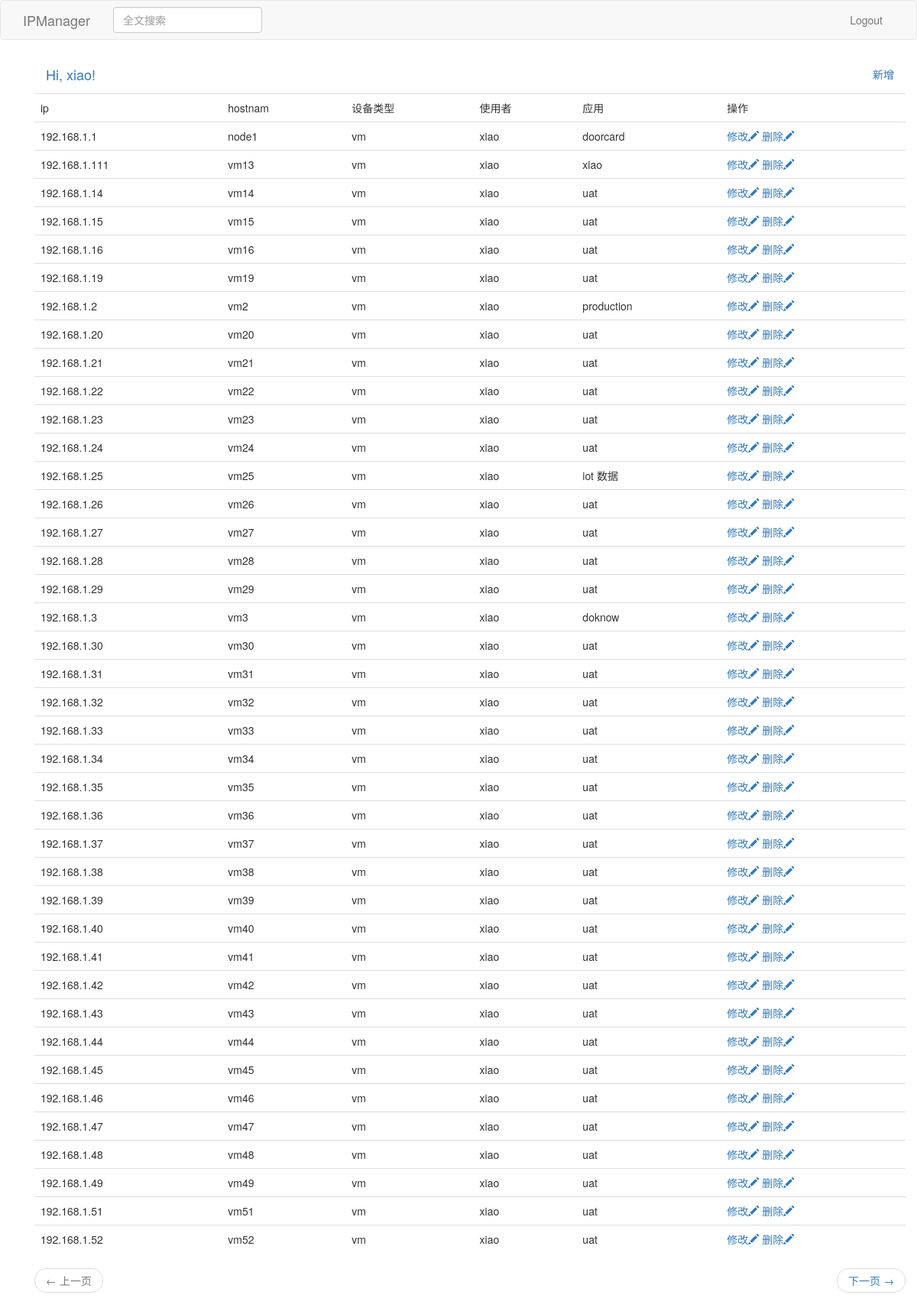
The page /index (signed in) on the database its author committed.
### app/models.py (models this page shows, shortened)
class User(UserMixin, db.Model):
    id = db.Column(db.Integer, primary_key=True)
    username = db.Column(db.String(64), index=True, unique=True)
    email = db.Column(db.String(120), index=True, unique=True)
    password_hash = db.Column(db.String(128))
    role = db.Column(db.String(64), index=True)

class SearchableMixin(object):
    @classmethod
    def search(cls, expression, page, per_page):
        ids, total = query_index(cls.__tablename__, expression, page, per_page)
        if total == 0:
            return cls.query.filter_by(id=0), 0
        when = []
        for i in range(len(ids)):
            when.append((ids[i], i))
        return cls.query.filter(cls.id.in_(ids)).order_by(
            db.case(when, value=cls.id)), total

class Ipinfo(SearchableMixin, db.Model):
    __searchable__ = ['ip', 'hostname', 'device_type', 'user', 'project']
    id = db.Column(db.Integer, primary_key=True)
    ip = db.Column(db.String(64), index=True, unique=True)
    hostname = db.Column(db.String(64))
    device_type = db.Column(db.String(64))
    user = db.Column(db.String(64))
    project = db.Column(db.String(128))

### app/routes.py (the view)
@app.route('/', methods=['GET', 'POST'])
@app.route('/index', methods=['GET', 'POST'])
@login_required
def index():
    page = request.args.get('page', 1, type=int)
    ipinfos = Ipinfo.query.order_by(Ipinfo.ip.asc()).paginate(
        page, app.config['POSTS_PER_PAGE'], False)
    next_url = url_for('index', page=ipinfos.next_num) \
        if ipinfos.has_next else None
    prev_url = url_for('index', page=ipinfos.prev_num) \
        if ipinfos.has_prev else None
    return render_template("index.html", title='Home Page', ipinfos=ipinfos.items, next_url=next_url,
                           prev_url=prev_url)

### app/forms.py
class SearchForm(FlaskForm):
    q = StringField('全文搜索', validators=[DataRequired()])
    def __init__(self, *args, **kwargs):
        if 'formdata' not in kwargs:
            kwargs['formdata'] = request.args
        if 'csrf_enabled' not in kwargs:
            kwargs['csrf_enabled'] = False
        super(SearchForm, self).__init__(*args, **kwargs)

### app/models.py (called while the page is built)
@login.user_loader
def load_user(id):
    return User.query.get(int(id))

### app/routes.py (called while the page is built)
@app.before_request
def before_request():
    if current_user.is_authenticated:
        g.search_form = SearchForm()

### app/templates/index.html (shortened to what this page needs)
{% extends "base.html" %}
{% block app_content %}
    <div class="container">
        <div class="navbar-header">
            <a class="navbar-brand">Hi, {{ current_user.username }}!</a>
        </div>
        <div class="collapse navbar-collapse" id="bs-example-navbar-collapse-1">
            <ul class="nav navbar-nav navbar-right">
                <li><a href= "{{ url_for('ip_add') }}">新增</a></li>
            </ul>
        </div>
        <div>
                <table class="table table-hover">
                    <tr>
                        <td>ip</td>
                        <td>hostnam</td>
                        <td>设备类型</td>
                        <td>使用者</td>
                        <td>应用</td>
                        <td>操作</td>
                    </tr>
                {% for ipinfo in ipinfos %}
                    {% include '_ip.html' %}
                {% endfor %}
                </table>
        </div>
        <div>
                <nav aria-label="...">
                        <ul class="pager">
                            <li class="previous{% if not prev_url %} disabled{% endif %}">
                                <a href="{{ prev_url or '#' }}">
                                    <span aria-hidden="true">&larr;</span> 上一页
                                </a>
                            </li>
                            <li class="next{% if not next_url %} disabled{% endif %}">
                                <a href="{{ next_url or '#' }}">
                                    下一页 <span aria-hidden="true">&rarr;</span>
                                </a>
                            </li>
                        </ul>
                </nav>
        </div>
    </div>
{% endblock %}

### app/templates/_ip.html
        <tr>
            <td>{{ ipinfo.ip }}</td>
            <td>{{ ipinfo.hostname }}</td>
            <td>{{ ipinfo.device_type }}</td>
            <td>{{ ipinfo.user }}</td>
            <td>{{ ipinfo.project }}</td>
            <td>
                <a data-id={{ ipinfo.id }} onclick="Edit(this)">修改<span class="glyphicon glyphicon-pencil"></span></a>
                <a data-id={{ ipinfo.id }} onclick="Delete(this)">删除<span class="glyphicon glyphicon-pencil"></span></a>
            </td>
        </tr>

### rows shown on the page
User: username "xiao"
Ipinfo: ip "192.168.1.1", hostname "node1", device_type "vm", user "xiao", project "doorcard"
Ipinfo: ip "192.168.1.111", hostname "vm13", device_type "vm", user "xiao", project "xiao"
Ipinfo: ip "192.168.1.14", hostname "vm14", device_type "vm", user "xiao", project "uat"
Ipinfo: ip "192.168.1.15", hostname "vm15", device_type "vm", user "xiao", project "uat"
Ipinfo: ip "192.168.1.16", hostname "vm16", device_type "vm", user "xiao", project "uat"
Ipinfo: ip "192.168.1.19", hostname "vm19", device_type "vm", user "xiao", project "uat"
Ipinfo: ip "192.168.1.2", hostname "vm2", device_type "vm", user "xiao", project "production"
Ipinfo: ip "192.168.1.20", hostname "vm20", device_type "vm", user "xiao", project "uat"
Ipinfo: ip "192.168.1.21", hostname "vm21", device_type "vm", user "xiao", project "uat"
Ipinfo: ip "192.168.1.22", hostname "vm22", device_type "vm", user "xiao", project "uat"
Ipinfo: ip "192.168.1.23", hostname "vm23", device_type "vm", user "xiao", project "uat"
Ipinfo: ip "192.168.1.24", hostname "vm24", device_type "vm", user "xiao", project "uat"
Ipinfo: ip "192.168.1.25", hostname "vm25", device_type "vm", user "xiao", project "iot 数据"
Ipinfo: ip "192.168.1.26", hostname "vm26", device_type "vm", user "xiao", project "uat"
Ipinfo: ip "192.168.1.27", hostname "vm27", device_type "vm", user "xiao", project "uat"
Ipinfo: ip "192.168.1.28", hostname "vm28", device_type "vm", user "xiao", project "uat"
Ipinfo: ip "192.168.1.29", hostname "vm29", device_type "vm", user "xiao", project "uat"
Ipinfo: ip "192.168.1.3", hostname "vm3", device_type "vm", user "xiao", project "doknow"
Ipinfo: ip "192.168.1.30", hostname "vm30", device_type "vm", user "xiao", project "uat"
Ipinfo: ip "192.168.1.31", hostname "vm31", device_type "vm", user "xiao", project "uat"
Ipinfo: ip "192.168.1.32", hostname "vm32", device_type "vm", user "xiao", project "uat"
Ipinfo: ip "192.168.1.33", hostname "vm33", device_type "vm", user "xiao", project "uat"
Ipinfo: ip "192.168.1.34", hostname "vm34", device_type "vm", user "xiao", project "uat"
Ipinfo: ip "192.168.1.35", hostname "vm35", device_type "vm", user "xiao", project "uat"
Ipinfo: ip "192.168.1.36", hostname "vm36", device_type "vm", user "xiao", project "uat"
Ipinfo: ip "192.168.1.37", hostname "vm37", device_type "vm", user "xiao", project "uat"
Ipinfo: ip "192.168.1.38", hostname "vm38", device_type "vm", user "xiao", project "uat"
Ipinfo: ip "192.168.1.39", hostname "vm39", device_type "vm", user "xiao", project "uat"
Ipinfo: ip "192.168.1.40", hostname "vm40", device_type "vm", user "xiao", project "uat"
Ipinfo: ip "192.168.1.41", hostname "vm41", device_type "vm", user "xiao", project "uat"
Ipinfo: ip "192.168.1.42", hostname "vm42", device_type "vm", user "xiao", project "uat"
Ipinfo: ip "192.168.1.43", hostname "vm43", device_type "vm", user "xiao", project "uat"
Ipinfo: ip "192.168.1.44", hostname "vm44", device_type "vm", user "xiao", project "uat"
Ipinfo: ip "192.168.1.45", hostname "vm45", device_type "vm", user "xiao", project "uat"
Ipinfo: ip "192.168.1.46", hostname "vm46", device_type "vm", user "xiao", project "uat"
Ipinfo: ip "192.168.1.47", hostname "vm47", device_type "vm", user "xiao", project "uat"
Ipinfo: ip "192.168.1.48", hostname "vm48", device_type "vm", user "xiao", project "uat"
Ipinfo: ip "192.168.1.49", hostname "vm49", device_type "vm", user "xiao", project "uat"
Ipinfo: ip "192.168.1.51", hostname "vm51", device_type "vm", user "xiao", project "uat"
Ipinfo: ip "192.168.1.52", hostname "vm52", device_type "vm", user "xiao", project "uat"
